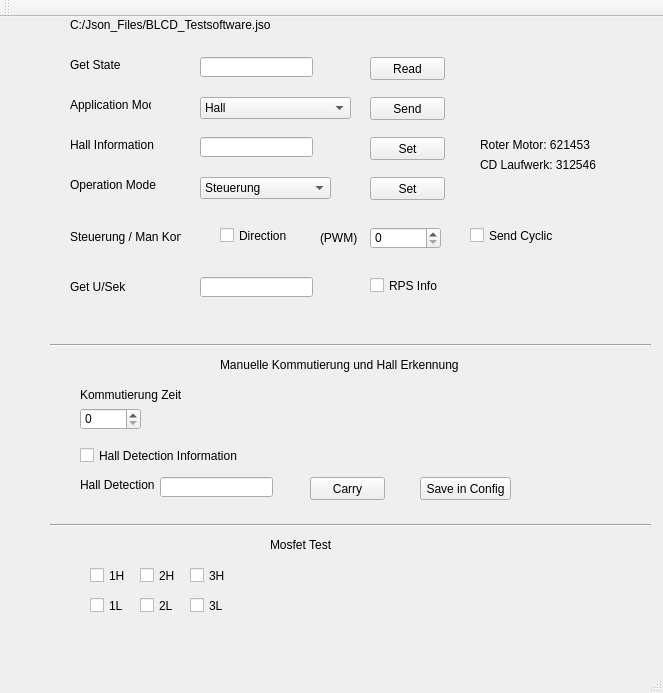
<?xml version="1.0" encoding="UTF-8"?>
<ui version="4.0">
 <class>MainWindow</class>
 <widget class="QMainWindow" name="MainWindow">
  <property name="geometry">
   <rect>
    <x>0</x>
    <y>0</y>
    <width>663</width>
    <height>693</height>
   </rect>
  </property>
  <property name="windowTitle">
   <string>MainWindow</string>
  </property>
  <widget class="QWidget" name="centralWidget">
   <widget class="QSpinBox" name="spinBox_PWM">
    <property name="geometry">
     <rect>
      <x>370</x>
      <y>210</y>
      <width>71</width>
      <height>22</height>
     </rect>
    </property>
    <property name="maximum">
     <number>4000</number>
    </property>
   </widget>
   <widget class="QCheckBox" name="checkBox">
    <property name="geometry">
     <rect>
      <x>220</x>
      <y>210</y>
      <width>70</width>
      <height>17</height>
     </rect>
    </property>
    <property name="text">
     <string>Direction</string>
    </property>
   </widget>
   <widget class="QLabel" name="label">
    <property name="geometry">
     <rect>
      <x>320</x>
      <y>210</y>
      <width>47</width>
      <height>21</height>
     </rect>
    </property>
    <property name="text">
     <string>(PWM)</string>
    </property>
   </widget>
   <widget class="QSpinBox" name="spinBox_TIME">
    <property name="geometry">
     <rect>
      <x>80</x>
      <y>391</y>
      <width>61</width>
      <height>22</height>
     </rect>
    </property>
    <property name="maximum">
     <number>4000</number>
    </property>
   </widget>
   <widget class="QLabel" name="label_2">
    <property name="geometry">
     <rect>
      <x>80</x>
      <y>370</y>
      <width>161</width>
      <height>16</height>
     </rect>
    </property>
    <property name="text">
     <string>Kommutierung Zeit</string>
    </property>
   </widget>
   <widget class="QComboBox" name="comboBox">
    <property name="geometry">
     <rect>
      <x>200</x>
      <y>160</y>
      <width>131</width>
      <height>22</height>
     </rect>
    </property>
    <item>
     <property name="text">
      <string>Steuerung</string>
     </property>
    </item>
    <item>
     <property name="text">
      <string>Manuelle Kommutierung</string>
     </property>
    </item>
    <item>
     <property name="text">
      <string>Test Mosfets</string>
     </property>
    </item>
   </widget>
   <widget class="QLineEdit" name="lineEdit">
    <property name="geometry">
     <rect>
      <x>160</x>
      <y>460</y>
      <width>113</width>
      <height>20</height>
     </rect>
    </property>
   </widget>
   <widget class="QLabel" name="label_3">
    <property name="geometry">
     <rect>
      <x>80</x>
      <y>460</y>
      <width>81</width>
      <height>16</height>
     </rect>
    </property>
    <property name="text">
     <string>Hall Detection</string>
    </property>
   </widget>
   <widget class="QPushButton" name="pushButton">
    <property name="geometry">
     <rect>
      <x>310</x>
      <y>460</y>
      <width>75</width>
      <height>23</height>
     </rect>
    </property>
    <property name="text">
     <string>Carry</string>
    </property>
   </widget>
   <widget class="QLineEdit" name="lineEdit_SetHall">
    <property name="geometry">
     <rect>
      <x>200</x>
      <y>120</y>
      <width>113</width>
      <height>20</height>
     </rect>
    </property>
   </widget>
   <widget class="QPushButton" name="pushButton_SetHall">
    <property name="geometry">
     <rect>
      <x>370</x>
      <y>120</y>
      <width>75</width>
      <height>23</height>
     </rect>
    </property>
    <property name="text">
     <string>Set</string>
    </property>
   </widget>
   <widget class="QComboBox" name="comboBox_Motortyp">
    <property name="geometry">
     <rect>
      <x>200</x>
      <y>80</y>
      <width>151</width>
      <height>22</height>
     </rect>
    </property>
    <item>
     <property name="text">
      <string>Hall</string>
     </property>
    </item>
    <item>
     <property name="text">
      <string>Sensorless</string>
     </property>
    </item>
   </widget>
   <widget class="QLabel" name="label_4">
    <property name="geometry">
     <rect>
      <x>70</x>
      <y>80</y>
      <width>81</width>
      <height>16</height>
     </rect>
    </property>
    <property name="text">
     <string>Application Mode</string>
    </property>
   </widget>
   <widget class="QPushButton" name="pushButton_Set_Application_Mode">
    <property name="geometry">
     <rect>
      <x>370</x>
      <y>80</y>
      <width>75</width>
      <height>23</height>
     </rect>
    </property>
    <property name="text">
     <string>Send</string>
    </property>
   </widget>
   <widget class="QLabel" name="label_5">
    <property name="geometry">
     <rect>
      <x>70</x>
      <y>120</y>
      <width>111</width>
      <height>16</height>
     </rect>
    </property>
    <property name="text">
     <string>Hall Information</string>
    </property>
   </widget>
   <widget class="QLabel" name="label_7">
    <property name="geometry">
     <rect>
      <x>480</x>
      <y>120</y>
      <width>161</width>
      <height>16</height>
     </rect>
    </property>
    <property name="text">
     <string>Roter Motor: 621453</string>
    </property>
   </widget>
   <widget class="QLabel" name="label_8">
    <property name="geometry">
     <rect>
      <x>480</x>
      <y>140</y>
      <width>161</width>
      <height>16</height>
     </rect>
    </property>
    <property name="text">
     <string>CD Laufwerk: 312546</string>
    </property>
   </widget>
   <widget class="QPushButton" name="pushButton_Save">
    <property name="geometry">
     <rect>
      <x>420</x>
      <y>460</y>
      <width>91</width>
      <height>23</height>
     </rect>
    </property>
    <property name="text">
     <string>Save in Config</string>
    </property>
   </widget>
   <widget class="QLabel" name="label_10">
    <property name="geometry">
     <rect>
      <x>220</x>
      <y>340</y>
      <width>331</width>
      <height>16</height>
     </rect>
    </property>
    <property name="text">
     <string>Manuelle Kommutierung und Hall Erkennung</string>
    </property>
   </widget>
   <widget class="QLabel" name="label_11">
    <property name="geometry">
     <rect>
      <x>70</x>
      <y>160</y>
      <width>91</width>
      <height>16</height>
     </rect>
    </property>
    <property name="text">
     <string>Operation Mode</string>
    </property>
   </widget>
   <widget class="Line" name="line">
    <property name="geometry">
     <rect>
      <x>50</x>
      <y>320</y>
      <width>601</width>
      <height>16</height>
     </rect>
    </property>
    <property name="orientation">
     <enum>Qt::Horizontal</enum>
    </property>
   </widget>
   <widget class="QPushButton" name="pushButton_Set_Mode">
    <property name="geometry">
     <rect>
      <x>370</x>
      <y>160</y>
      <width>75</width>
      <height>23</height>
     </rect>
    </property>
    <property name="text">
     <string>Set</string>
    </property>
   </widget>
   <widget class="QLabel" name="label_6">
    <property name="geometry">
     <rect>
      <x>70</x>
      <y>210</y>
      <width>111</width>
      <height>20</height>
     </rect>
    </property>
    <property name="text">
     <string>Steuerung / Man Kom</string>
    </property>
   </widget>
   <widget class="QLineEdit" name="lineEdit_UMIN">
    <property name="geometry">
     <rect>
      <x>200</x>
      <y>260</y>
      <width>113</width>
      <height>20</height>
     </rect>
    </property>
   </widget>
   <widget class="QLabel" name="label_13">
    <property name="geometry">
     <rect>
      <x>70</x>
      <y>260</y>
      <width>111</width>
      <height>20</height>
     </rect>
    </property>
    <property name="text">
     <string>Get U/Sek</string>
    </property>
   </widget>
   <widget class="QLabel" name="label_9">
    <property name="geometry">
     <rect>
      <x>70</x>
      <y>0</y>
      <width>201</width>
      <height>16</height>
     </rect>
    </property>
    <property name="text">
     <string>C:/Json_Files/BLCD_Testsoftware.json</string>
    </property>
   </widget>
   <widget class="QLineEdit" name="lineEdit_SetState">
    <property name="geometry">
     <rect>
      <x>200</x>
      <y>40</y>
      <width>113</width>
      <height>20</height>
     </rect>
    </property>
    <property name="text">
     <string/>
    </property>
   </widget>
   <widget class="QPushButton" name="pushButton_Get_State">
    <property name="geometry">
     <rect>
      <x>370</x>
      <y>40</y>
      <width>75</width>
      <height>23</height>
     </rect>
    </property>
    <property name="text">
     <string>Read</string>
    </property>
   </widget>
   <widget class="QLabel" name="label_12">
    <property name="geometry">
     <rect>
      <x>70</x>
      <y>40</y>
      <width>111</width>
      <height>16</height>
     </rect>
    </property>
    <property name="text">
     <string>Get State</string>
    </property>
   </widget>
   <widget class="QCheckBox" name="checkBox_Send_Cyclic">
    <property name="geometry">
     <rect>
      <x>470</x>
      <y>210</y>
      <width>111</width>
      <height>17</height>
     </rect>
    </property>
    <property name="text">
     <string>Send Cyclic</string>
    </property>
   </widget>
   <widget class="QCheckBox" name="checkBox_Enable_RPS_Info">
    <property name="geometry">
     <rect>
      <x>370</x>
      <y>260</y>
      <width>111</width>
      <height>17</height>
     </rect>
    </property>
    <property name="text">
     <string>RPS Info</string>
    </property>
   </widget>
   <widget class="QCheckBox" name="checkBox_Enable_Hall_Detection">
    <property name="geometry">
     <rect>
      <x>80</x>
      <y>430</y>
      <width>181</width>
      <height>17</height>
     </rect>
    </property>
    <property name="text">
     <string>Hall Detection Information</string>
    </property>
   </widget>
   <widget class="Line" name="line_2">
    <property name="geometry">
     <rect>
      <x>50</x>
      <y>500</y>
      <width>601</width>
      <height>16</height>
     </rect>
    </property>
    <property name="orientation">
     <enum>Qt::Horizontal</enum>
    </property>
   </widget>
   <widget class="QLabel" name="label_14">
    <property name="geometry">
     <rect>
      <x>270</x>
      <y>520</y>
      <width>331</width>
      <height>16</height>
     </rect>
    </property>
    <property name="text">
     <string>Mosfet Test</string>
    </property>
   </widget>
   <widget class="QCheckBox" name="checkBox_1H">
    <property name="geometry">
     <rect>
      <x>90</x>
      <y>550</y>
      <width>41</width>
      <height>17</height>
     </rect>
    </property>
    <property name="text">
     <string>1H</string>
    </property>
   </widget>
   <widget class="QCheckBox" name="checkBox_1L">
    <property name="geometry">
     <rect>
      <x>90</x>
      <y>580</y>
      <width>41</width>
      <height>17</height>
     </rect>
    </property>
    <property name="text">
     <string>1L</string>
    </property>
   </widget>
   <widget class="QCheckBox" name="checkBox_2H">
    <property name="geometry">
     <rect>
      <x>140</x>
      <y>550</y>
      <width>41</width>
      <height>17</height>
     </rect>
    </property>
    <property name="text">
     <string>2H</string>
    </property>
   </widget>
   <widget class="QCheckBox" name="checkBox_2L">
    <property name="geometry">
     <rect>
      <x>140</x>
      <y>580</y>
      <width>41</width>
      <height>17</height>
     </rect>
    </property>
    <property name="text">
     <string>2L</string>
    </property>
   </widget>
   <widget class="QCheckBox" name="checkBox_3H">
    <property name="geometry">
     <rect>
      <x>190</x>
      <y>550</y>
      <width>41</width>
      <height>17</height>
     </rect>
    </property>
    <property name="text">
     <string>3H</string>
    </property>
   </widget>
   <widget class="QCheckBox" name="checkBox_3L">
    <property name="geometry">
     <rect>
      <x>190</x>
      <y>580</y>
      <width>41</width>
      <height>17</height>
     </rect>
    </property>
    <property name="text">
     <string>3L</string>
    </property>
   </widget>
  </widget>
  <widget class="QMenuBar" name="menuBar">
   <property name="geometry">
    <rect>
     <x>0</x>
     <y>0</y>
     <width>663</width>
     <height>21</height>
    </rect>
   </property>
  </widget>
  <widget class="QToolBar" name="mainToolBar">
   <attribute name="toolBarArea">
    <enum>TopToolBarArea</enum>
   </attribute>
   <attribute name="toolBarBreak">
    <bool>false</bool>
   </attribute>
  </widget>
  <widget class="QStatusBar" name="statusBar"/>
 </widget>
 <layoutdefault spacing="6" margin="11"/>
 <resources/>
 <connections/>
</ui>
